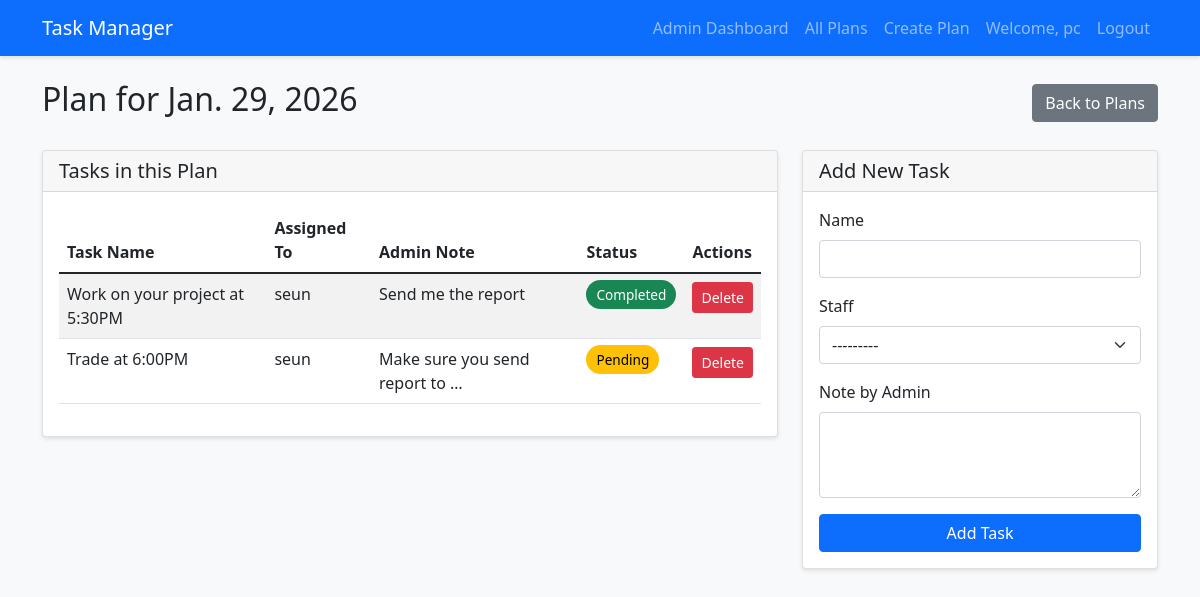
/manage/plans/1/ (signed in), run on the app's committed database.
### core/models.py (models this page shows, shortened)
class Plan(models.Model):
    date = models.DateField(unique=True, default=timezone.now)
    created_at = models.DateTimeField(auto_now_add=True)
    updated_at = models.DateTimeField(auto_now=True)
    class Meta:
        ordering = ['-date']

class Task(models.Model):
    STATUS_CHOICES = [
        ('pending', 'Pending'),
        ('in_progress', 'In Progress'),
        ('completed', 'Completed'),
        ('on_hold', 'On Hold'),
    ]
    plan = models.ForeignKey(Plan, on_delete=models.CASCADE, related_name='tasks')
    staff = models.ForeignKey(User, on_delete=models.CASCADE, limit_choices_to={'is_staff': True})
    name = models.CharField(max_length=200)
    admin_note = models.TextField(blank=True, null=True, verbose_name="Note by Admin")
    staff_note = models.TextField(blank=True, null=True, verbose_name="Note by Staff")
    status = models.CharField(max_length=20, choices=STATUS_CHOICES, default='pending')
    created_at = models.DateTimeField(auto_now_add=True)
    updated_at = models.DateTimeField(auto_now=True)
    class Meta:
        ordering = ['-created_at']

### core/views.py (the view)
# urls.py: path('plans/<int:plan_id>/', views.plan_detail, name='plan_detail'),
@login_required
@user_passes_test(is_admin)
def plan_detail(request, plan_id):
    plan = get_object_or_404(Plan, id=plan_id)
    if request.method == 'POST':
        if 'delete_task' in request.POST:
            task_id = request.POST.get('task_id')
            task = get_object_or_404(Task, id=task_id, plan=plan)
            task.delete()
            return redirect('plan_detail', plan_id=plan.id)
        form = TaskForm(request.POST)
        if form.is_valid():
            task = form.save(commit=False)
            task.plan = plan
            task.save()
            return redirect('plan_detail', plan_id=plan.id)
    else:
        form = TaskForm()
    tasks = plan.tasks.all()
    return render(request, 'core/plan_detail.html', {
        'plan': plan,
        'tasks': tasks,
        'form': form,
    })

### core/forms.py
class TaskForm(forms.ModelForm):
    class Meta:
        model = Task
        fields = ['name', 'staff', 'admin_note']
    def __init__(self, *args, **kwargs):
        super().__init__(*args, **kwargs)
        self.fields['staff'].queryset = User.objects.filter(is_staff=True, is_superuser=False)

### core/views.py (called while the page is built)
def is_admin(user):
    return user.is_superuser

### templates/core/plan_detail.html (shortened to what this page needs)
{% extends 'base.html' %}
{% block content %}
<div class="d-flex justify-content-between align-items-center mb-4">
    <h2>Plan for {{ plan.date }}</h2>
    <a href="{% url 'plan_list' %}" class="btn btn-secondary">Back to Plans</a>
</div>
<div class="row">
    <div class="col-md-8">
        <div class="card">
            <div class="card-header">
                <h5 class="mb-0">Tasks in this Plan</h5>
            </div>
            <div class="card-body">
                {% if tasks %}
                    <div class="table-responsive">
                        <table class="table table-striped">
                            <thead>
                                <tr>
                                    <th>Task Name</th>
                                    <th>Assigned To</th>
                                    <th>Admin Note</th>
                                    <th>Status</th>
                                    <th>Actions</th>
                                </tr>
                            </thead>
                            <tbody>
                                {% for task in tasks %}
                                    <tr>
                                        <td>{{ task.name }}</td>
                                        <td>{{ task.staff.username }}</td>
                                        <td>{{ task.admin_note|truncatechars:30 }}</td>
                                        <td>
                                            <span class="status-badge status-{{ task.status }}">
                                                {{ task.get_status_display }}
                                            </span>
                                        </td>
                                        <td>
                                            <form method="post" class="d-inline">
                                                <button type="submit" name="delete_task" class="btn btn-sm btn-danger" onclick="return confirm('Delete this task?');">Delete</button>
                                            </form>
                                        </td>
                                    </tr>
                                {% endfor %}
                            </tbody>
                        </table>
                    </div>
                {% else %}
                    <p class="text-center">No tasks assigned in this plan yet.</p>
                {% endif %}
            </div>
        </div>
    </div>
    <div class="col-md-4">
        <div class="card">
            <div class="card-header">
                <h5 class="mb-0">Add New Task</h5>
            </div>
            <div class="card-body">
                <form method="post">
                    {% for field in form %}
                        <div class="mb-3">
                            <label for="{{ field.id_for_label }}" class="form-label">{{ field.label }}</label>
                            {{ field }}
                        </div>
                    {% endfor %}
                    <button type="submit" class="btn btn-primary w-100">Add Task</button>
                </form>
            </div>
        </div>
    </div>
</div>
{% endblock %}

### templates/base.html (shortened to what this page needs)
<!DOCTYPE html>
<html lang="en">
<head>
    <link href="https://cdn.jsdelivr.net/npm/bootstrap@5.1.3/dist/css/bootstrap.min.css" rel="stylesheet">
</head>
<body>
    <nav class="navbar navbar-expand-lg navbar-dark bg-primary">
        <div class="container">
            <a class="navbar-brand" href="{% url 'dashboard' %}">Task Manager</a>
            <div class="collapse navbar-collapse" id="navbarNav">
                <ul class="navbar-nav ms-auto">
                    {% if user.is_authenticated %}
                        {% if user.is_superuser %}
                            <li class="nav-item">
                                <a class="nav-link" href="{% url 'admin_dashboard' %}">Admin Dashboard</a>
                            </li>
                            <li class="nav-item">
                                <a class="nav-link" href="{% url 'plan_list' %}">All Plans</a>
                            </li>
                            <li class="nav-item">
                                <a class="nav-link" href="{% url 'plan_create' %}">Create Plan</a>
                            </li>
                        {% elif user.is_staff %}
                            <li class="nav-item">
                                <a class="nav-link" href="{% url 'staff_dashboard' %}">My Dashboard</a>
                            </li>
                        {% endif %}
                        <li class="nav-item">
                            <span class="nav-link">Welcome, {{ user.username }}</span>
                        </li>
                        <li class="nav-item">
                            <a class="nav-link" href="{% url 'logout' %}">Logout</a>
                        </li>
                    {% endif %}
                </ul>
            </div>
        </div>
    </nav>
    <div class="container mt-4">
        {% block content %}{% endblock %}
    </div>
</body>
</html>

### templates/base.html (style rules this page uses)
body { background-color: #f8f9fa; }
.navbar { box-shadow: 0 2px 4px rgba(0,0,0,.1); }
.card { box-shadow: 0 2px 4px rgba(0,0,0,.1); margin-bottom: 20px; }
.status-badge { padding: 5px 10px; border-radius: 20px; font-size: 0.85em; }
.status-pending { background-color: #ffc107; color: #000; }
.status-completed { background-color: #198754; color: #fff; }

### data on the page
Plan: date "Jan. 29, 2026"
Task: name "Work on your project at 5:30PM", staff.username "seun", admin_note "Send me the report", status "Completed"
Task: name "Trade at 6:00PM", staff.username "seun", admin_note "Make sure you send report to …", status "Pending"

### other printed values
{{ user.username }} "pc"
{{ field.label }} "Name" "Staff" "Note by Admin"
